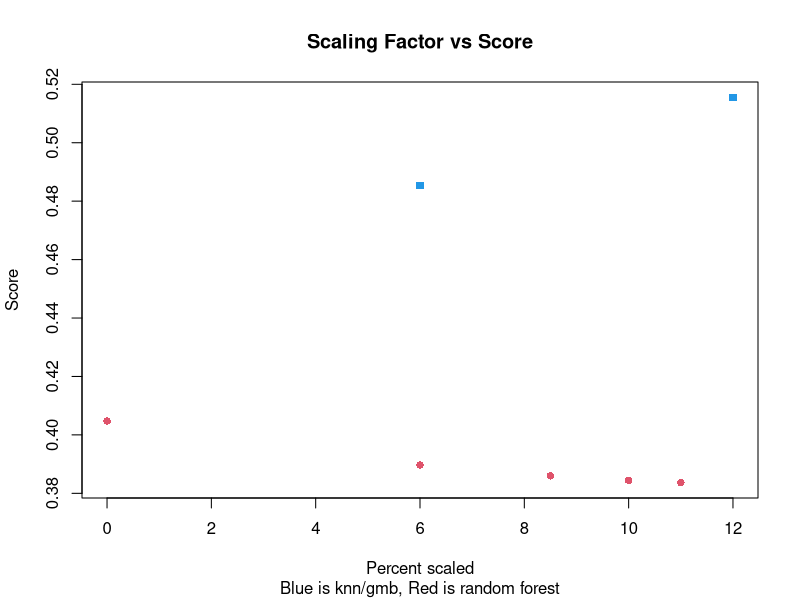

This chart was generated by the following R code:
## ---- chunk 1

infl_data <- data.frame(matrix(c('knn',   6, 0.48533,
                      'knn',  12, 0.51551,
                      'ran_for',   0, 0.40474,
                      'ran_for',   6, 0.38968,
                      'ran_for', 8.5, 0.38597,
                      'ran_for',  10, 0.38442,
                      'ran_for',  11, 0.38367), byrow = TRUE, nrow = 7))
colnames(infl_data) <- c('model', 'rate', 'score')
infl_data$rate <- as.numeric(infl_data$rate)

infl_data

plot(infl_data$rate, infl_data$score, col = c(4,4,2,2,2,2,2),
     pch = c(15,15, rep(16,5)), main = 'Scaling Factor vs Score',
     sub = 'Blue is knn/gmb, Red is random forest', xlab = 'Percent scaled',
     ylab = 'Score')
